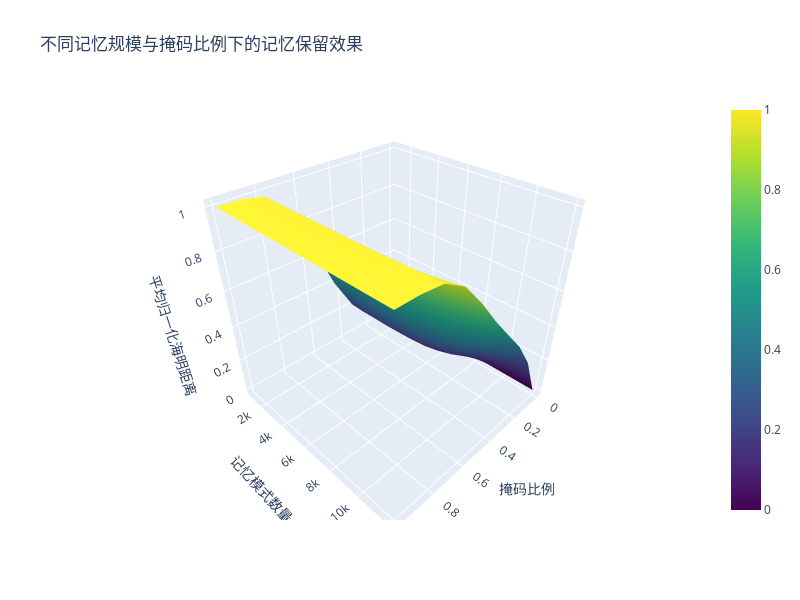

The notebook cell saved with this chart:
### Code cell
import torch
import numpy as np
import matplotlib.pyplot as plt
from tqdm import tqdm
import plotly.graph_objects as go

from binary_btsp_network_torch import BinaryBTSPNetworkTorch
import os
os.environ["KMP_DUPLICATE_LIB_OK"] = "TRUE"

# ---------------- 参数设置 ----------------
n_input = 10000       # CA3 神经元数量
n_memory = 15000       # CA1 神经元数量
fq = 0.0025             # BTSP 更新概率
fp = 0.005             # 输入稀疏度
fw = 0.6           # 连接稀疏度
batch_size = 256
n_repeats = 10
device = "cuda" if torch.cuda.is_available() else "cpu"

# 记忆规模与掩码比例
memory_sizes = np.arange(1000,13000,1000)
mask_ratios = np.linspace(0, 1.0, 10)

# 结果矩阵 (行: 记忆规模, 列: 掩码比例)
results = np.zeros((len(memory_sizes), len(mask_ratios)))

print("计算不同记忆规模与掩码比例下的平均归一化海明距离...\n")

# ---------------- 主循环 ----------------
for i, n_pat in enumerate(tqdm(memory_sizes, desc="Memory sizes")):
    # 构建网络
    net = BinaryBTSPNetworkTorch(
        n_input=n_input,
        n_memory=n_memory,
        fq=fq,
        fp=fp,
        fw=fw,
        device=device,
        threshold=8
    )

    # 生成输入模式
    patterns = net.make_sparse_patterns(n_pat)

    # 训练网络
    net.train_patterns(patterns, batch_size=batch_size)

    # 评估记忆保留效果
    mean_rel_diss = net.compute_relative_dissimilarity_vectorized(
        patterns=patterns,
        mask_ratios=mask_ratios,
        n_repeats=n_repeats,
        batch_size=batch_size,
    )

    results[i, :] = mean_rel_diss
